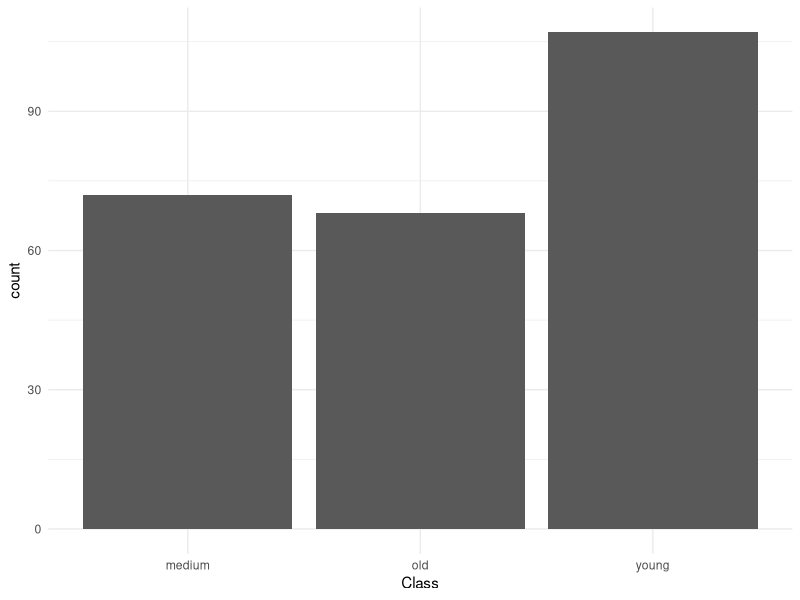
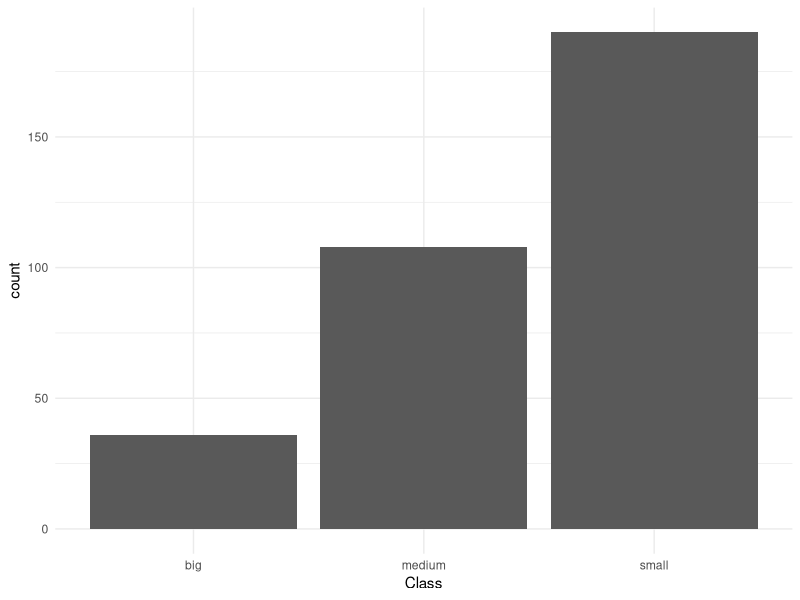

Recreate these plots in R, in order. (Note: this script raises an error after producing the figures.)
## ---- chunk 1
#laden der benötigten packages
library(tidyverse)
library(scales)
library(lubridate)
library(RColorBrewer)
## ---- chunk 2
#Laden von Basedata, Auswahl der verwendeten Variablen
basedata <- read_csv("DATA/basedata.csv")

basedata <- select(basedata, name, secid, `Inception Date`,`Obsolete Date`, `Fund Size Date`, `Fund Size USD`, `Net Assets Date`,`Net Assets - Share Class USD`)

## ---- chunk 3
#Ersetzen der NAs für spätestes Ablesedatum und Auswahl der Funds jünger als 2005-01-01 und aktiv bis 2015

age_final <- basedata %>%
  mutate(`Obsolete Date` = coalesce(`Obsolete Date`,`Fund Size Date`))%>%
  filter(`Inception Date`< "2005-01-01")%>%
  filter(`Obsolete Date`> "2015-01-01")


## ---- chunk 4

#Alter als Differenz von der unteren Grenze 2015-01-01, Umwandlung in Jahre gerundet als neue Spalte

age_final <- age_final %>%
  mutate(Age_Int=as.Date("2005-01-01"))%>%
  mutate(Age= (`Age_Int` - `Inception Date`))%>%
  mutate((Month = round((Age/30.417)/12, digit=1)))%>%
  mutate(Age_Years=as.numeric(`(Month = round((Age/30.417)/12, digit = 1))`))%>%
  select(name, secid,`Inception Date`,`Obsolete Date`,Age_Years)
## ---- chunk 5
# Bildung der Klassen für das Alter

age_final <- age_final%>%
  mutate(Class = case_when(
Age_Years < 4  ~ "young", Age_Years >= 4 & Age_Years < 8 ~ "medium", Age_Years >= 8 ~ "old"))%>%
  arrange(secid, .by_group = FALSE)

ggplot(age_final)+ geom_bar(aes(Class))+ theme_minimal()
## ---- chunk 6
#Für Größenvergleich Löschen aller Funds ohne Fund Size value oder Net Asset Value

basedata_size <- filter(basedata, `Net Assets - Share Class USD`>0 | `Fund Size USD` >0 )

#auch hier anlegen der Daten, filtern nach Zeitinterval 2010 bis 2020, dann Auswahl der Funds, die mindestens fünf Jahre in Interval aktiv

size_final <- basedata_size %>% 
    mutate(`Obsolete Date` = coalesce(`Obsolete Date`,`Fund Size Date`))%>%
  filter(`Fund Size Date`>="2010-01-01" | `Net Assets Date`>= "2010-01-01")%>%
  filter(`Obsolete Date`>= "2015-01-01")

#Klassenbildung für Größe

size_final <- size_final%>%
  mutate(`Fund Size USD` = coalesce(`Fund Size USD`, `Net Assets - Share Class USD`))%>%
  mutate(Class = case_when(`Fund Size USD`
 <= 50000000 ~ "small", `Fund Size USD` > 50000000  & `Fund Size USD` <= 250000000 ~ "medium", `Fund Size USD` > 250000000 ~ "big"))%>%
  arrange(secid, .by_group = FALSE)



ggplot(size_final)+ geom_bar(aes(Class))+ theme_minimal()

## ---- chunk 7
#laden des Datensatzes "mri"
mri <- read_csv("DATA/mri.csv")

# date-variable als date bezeichnen, format dem in age/size_final angleichen
mri$date <- as.Date(mri$date, format="%d.%m.%Y")
## ---- chunk 8
#filtern nach Zeitinterval 2005-2015
mri05_15 <- mri%>%
  filter(date>= "2005-01-01")%>%
  filter(date< "2015-01-01")

#Löschen aller Funds mit NAs, also keinen Werten für mri

mri05_15[, 2:980][mri05_15[, 2:980] == "-NA"] <- NA

mri05_15 <- mri05_15 %>%
    select_if(~ !any(is.na(.)))

#umwandeln aller funds in character, dann pivot_longer um daten zu reorganisieren
mri05_15$FHUSA04GGS <- as.character(mri05_15$FHUSA04GGS)
mri05_15$FHUSA04B6U <- as.character(mri05_15$FHUSA04B6U)
mri05_15$F00000GUU3 <- as.character(mri05_15$F00000GUU3)

tidy_data <- pivot_longer(mri05_15, cols = 2:231, names_to ="secid", values_to = "mri")

#mri von character in numeric
tidy_data$mri <- as.numeric(tidy_data$mri)
## ---- chunk 9
#filtern nach Zeitinterval 2010-2020
mri10_20 <- mri%>%
  filter(date>= "2010-01-01")%>%
  filter(date< "2020-01-01")%>%
  keep(~ (sum(. >= 0) / length(.)) >= 0.5)
  

#Umwandeln aller funds in character
mri10_20$FHUSA04GGS <- as.character(mri10_20$FHUSA04GGS)
mri10_20$FHUSA04B6U <- as.character(mri10_20$FHUSA04B6U)
mri10_20$F00000GUU3 <- as.character(mri10_20$F00000GUU3)

#pivot longer
tidy_data_s <- pivot_longer(mri10_20, cols = 2:980, names_to ="secid", values_to = "mri")



#mri von character in numeric
tidy_data_s$mri <- as.numeric(tidy_data_s$mri)
## ---- chunk 10

#einlesen der daten
factordata <- read_csv("DATA/factordata.csv")

# date-variable als date bezeichnen, format dem in clean_final angleichen
factordata$date <- as.Date(factordata$date, format="%d.%m.%Y")

#filtern nach Zeitintervallen
factordata05_15 <- factordata%>%
  filter(date>= "2005-01-01")%>%
  filter(date< "2015-01-01")

factordata10_20 <- factordata%>%
  filter(date>= "2010-01-01")%>%
  filter(date< "2020-01-01")




## ---- chunk 11
#return,HWM und DD für mri für die einzelnen funds mit age

tidy_data <- tidy_data %>% 
  group_by(secid) %>% 
  mutate(lag_mri = lag(mri, n = 1), return = (mri-lag_mri)/lag_mri*100, hwm = cummax(mri), dd = (hwm - mri)/hwm)%>%
  ungroup() %>% 
  arrange(secid, date) %>%
  select(!lag_mri)


#mean return, volatility,VaR, maxDD für gesamte Stichprobe

summary_all <- tidy_data %>% 
  summarise(Mean = 12*mean(return, na.rm = TRUE), Volatility = sqrt(12)*sd(return, na.rm = TRUE), VaR = quantile(return, probs = 0.05, na.rm = TRUE),
MDD = max(dd, na.rm = TRUE))

## ---- chunk 12
#mean return, volatility,VaR, maxDD für die funds

summary <- tidy_data %>% 
  group_by(secid) %>% 
  summarise(Mean = 12*mean(return, na.rm = TRUE), Volatility = sqrt(12)*sd(return, na.rm = TRUE), VaR = quantile(return, probs = 0.05, na.rm = TRUE),
MDD = max(dd, na.rm = TRUE))%>%
  arrange(secid, .by_group = FALSE)

#erstellen eines großen Datensets mit Klassen von klein,mittel, groß
age_final_summary <- merge(age_final, summary, by = "secid")%>%
  arrange(secid, .by_group = FALSE)%>%
  select(secid, Class, Mean, Volatility, VaR, MDD )

ggplot(age_final_summary)+geom_bar(aes(x=Class), fill="steelblue")+theme_minimal()

#Erstellen der einzelnen Zusammenfassungen für die Klassen
summary_young <- age_final_summary%>%
  filter(Class=="young")%>%
  summarise(Mean = mean(Mean), Volatility = mean(Volatility), VaR = mean(VaR),
MDD = mean(MDD))%>%
  mutate(Class="young")%>%
  relocate(Class, .before = Mean)

summary_medium <- age_final_summary%>%
  filter(Class=="medium")%>%
  summarise(Mean = mean(Mean), Volatility = mean(Volatility), VaR = mean(VaR),
MDD = mean(MDD))%>%
  mutate(Class="medium")%>%
  relocate(Class, .before = Mean)


summary_old <- age_final_summary%>%
  filter(Class=="old")%>%
  summarise(Mean = mean(Mean), Volatility = mean(Volatility), VaR = mean(VaR),
MDD = mean(MDD))%>%
  mutate(Class="old")%>%
  relocate(Class, .before = Mean)

#Zusammenfassen in einer summary

summary_final <- bind_rows(summary_young,summary_medium,summary_old, .id = "Class")%>%
  mutate(Class= c("young","medium","old"))
## ---- chunk 13
#Umgang mit den NAs


tidy_data_s <- tidy_data_s%>%
  drop_na(mri)%>%
  group_by(secid)%>% 
  filter(sum(mri)>60)
  

summary_all_s <- tidy_data_s %>%
  group_by(secid)%>%
  summarise(Mean = mean(mri, na.rm = TRUE))
  
where()  








## ---- chunk 14
#zum Spass: kleine darstellung für alle Funds, white noise

ggplot(data=tidy_data) + aes(x=date, y = return) +
geom_line()
## ---- chunk 15
#Darstellung Zshg. Volatility/Mean für Alter
ggplot(data=summary_final) + geom_point(aes(x=Volatility, y = Mean, color = Class)) + theme_minimal()
